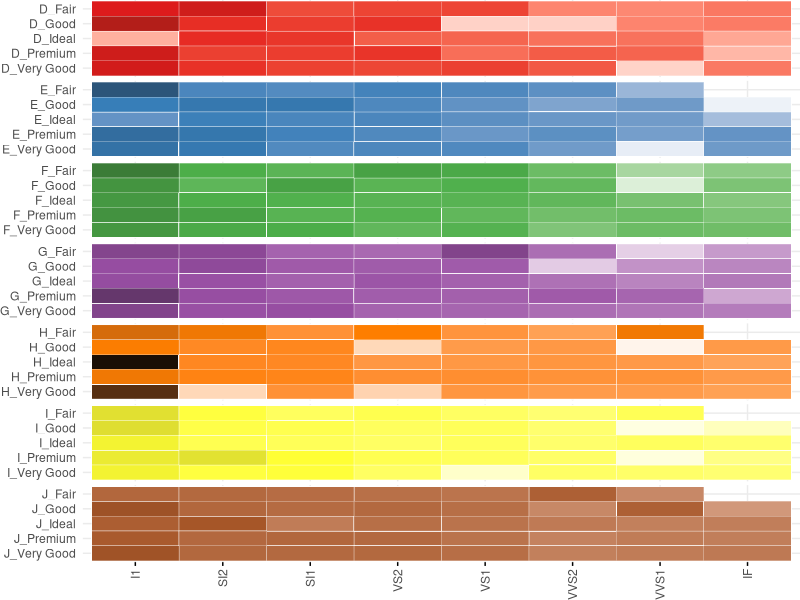
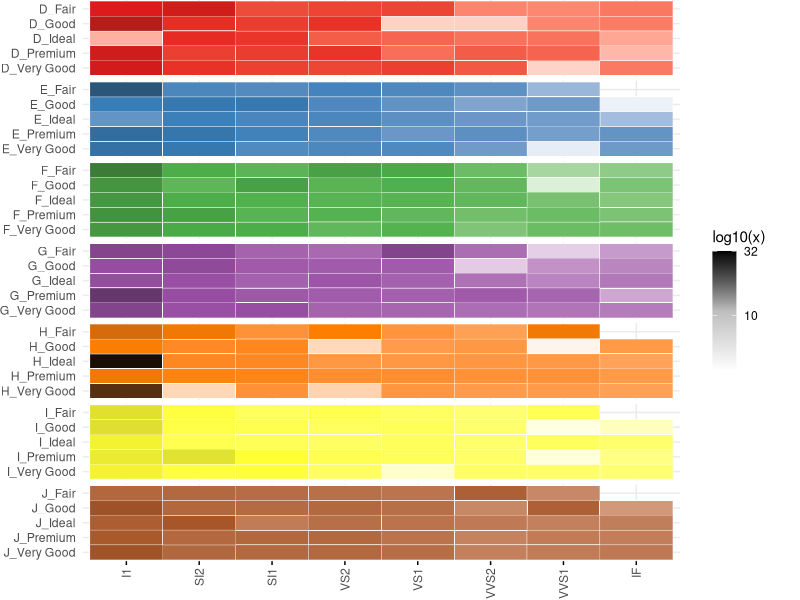
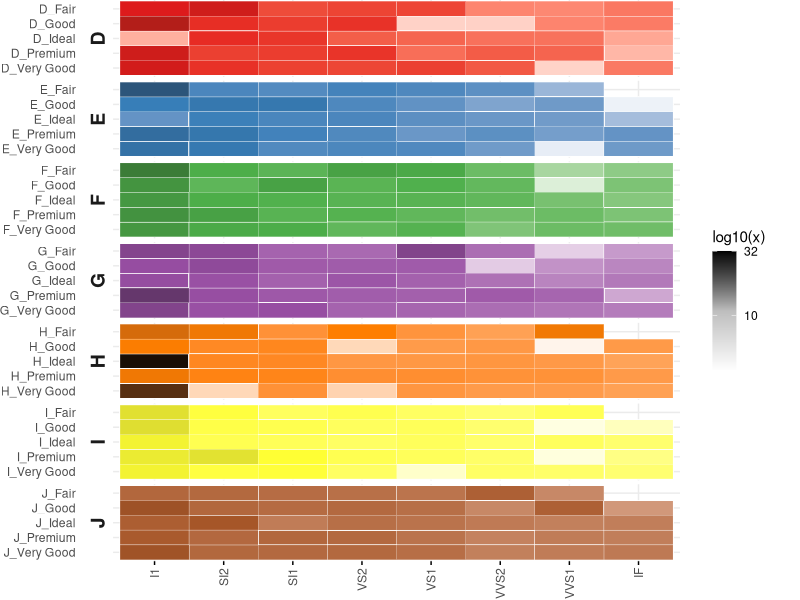
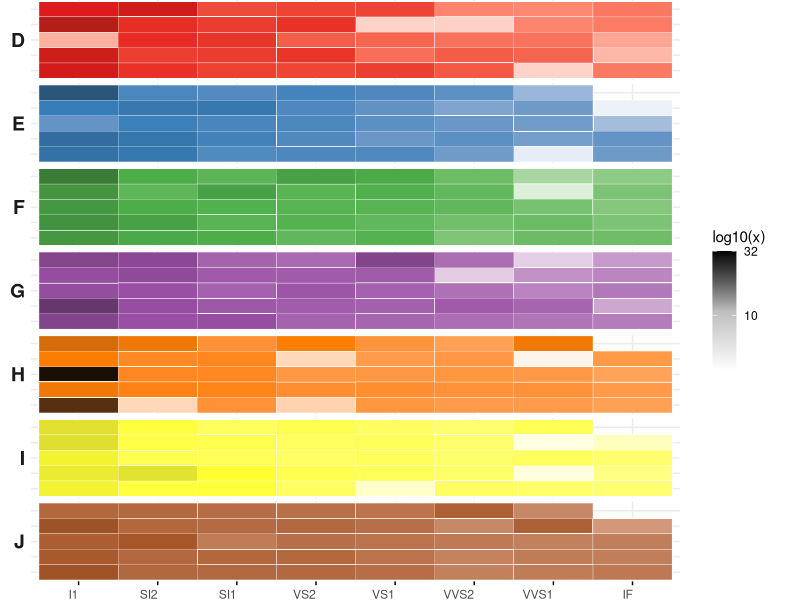

Here is the R script that generated these plots, in order:
library(ggplot2)
library(RColorBrewer)
library(dplyr)
library(patchwork)
library(cowplot)  # For legend extraction

# Prepare data
di <- diamonds
di$colr <- di$color
di$sample <- paste0(di$color, "_", di$cut)
di %>% distinct(colr, sample) %>% arrange(colr, sample)

# Define the Set1 color palette for D-J colors
unique_colors <- sort(unique(di$colr))  # D to J
palette_colors <- brewer.pal(n = length(unique_colors), name = "Set1")
names(palette_colors) <- unique_colors

# Filter out zero values for log10 transformation
positive_x <- di %>% filter(x > 0)  # Only include positive values of x

# Compute the adjusted minimum and maximum for the log10 scale
min_log_x <- min(log10(positive_x$x))  # Min of log10(x) for positive x
max_log_x <- max(log10(di$x))  # Max log10(x)

# Function to create each individual plot
make_facet_plot <- function(color_label, color_hex, show_x_axis = FALSE) {
  subset_di <- di %>% filter(colr == color_label)
  
  ggplot(data = subset_di, aes(clarity, sample, fill = log10(x))) +
    geom_tile(colour = "white") +
    scale_fill_gradientn(
      colors = c("white", color_hex, "black"),
      name = "log10(x)",
      na.value = "grey50"
    ) +
    theme_minimal() +
    theme(
      axis.title = element_blank(),
      legend.position = "none",  # No legend in individual subplots
      panel.spacing = unit(0.02, "lines"),
      plot.margin = margin(0, 0, 0, 0),  # No extra margin around plots
      axis.text.x = if (show_x_axis) {
        element_text(angle = 90, vjust = 0.5, hjust = 1)
      } else {
        element_blank()
      },
      axis.ticks.x = if (show_x_axis) element_line() else element_blank()
    ) +
    scale_y_discrete(limits = rev)
}

# Create all plots, enabling x-axis only on the last (J)
plot_list <- lapply(unique_colors, function(col) {
  make_facet_plot(col, palette_colors[col], show_x_axis = col == "J")
})

# Combine using patchwork with equal height for each subplot
combined_plot <- wrap_plots(plotlist = plot_list, ncol = 1) &
  theme(plot.margin = margin(0, 0, 0, 0))  # Ensure no extra margin globally
print(combined_plot)

# Create a dummy plot to extract the legend (with the same fill gradient)
dummy_plot <- ggplot(data = di, aes(clarity, sample, fill = log10(x))) +
  geom_tile(colour = "white") +
  scale_fill_gradientn(
    colors = c("white", "grey", "black"),
    limits = c(min_log_x, 1.5),  # Use the adjusted limits for the color scale
    breaks = c(0, 0.5, 1, 1.5),  # Log scale breaks at log10(1) = 0, log10(3) = 0.5, log10(10) = 1, log10(32) = 1.5
    labels = c("1", "3", "10", "32"),  # Actual values corresponding to the breaks
    name = "log10(x)",
    na.value = "grey50"
  ) +
  theme_minimal() +
  theme(
    axis.title = element_blank(),
    axis.text = element_blank(),
    axis.ticks = element_blank(),
    plot.margin = margin(0, 0, 0, 0)
  )

# Extract the legend from the dummy plot
legend <- cowplot::get_legend(dummy_plot)

# Combine the individual plots with the legend
final_plot <- plot_grid(combined_plot, legend, ncol = 2, rel_widths = c(0.85, 0.15))  # Adjust width ratio

# Display final plot
final_plot

#______
library(ggplot2)
library(RColorBrewer)
library(dplyr)
library(patchwork)
library(cowplot)

# Prepare data
di <- diamonds
di$colr <- di$color
di$sample <- paste0(di$color, "_", di$cut)

# Define the Set1 color palette for D-J colors
unique_colors <- sort(unique(di$colr))  # D to J
palette_colors <- brewer.pal(n = length(unique_colors), name = "Set1")
names(palette_colors) <- unique_colors

# Filter out zero values for log10 transformation
positive_x <- di %>% filter(x > 0)  # Only include positive values of x

# Compute the adjusted minimum and maximum for the log10 scale
min_log_x <- min(log10(positive_x$x))  # Min of log10(x) for positive x
max_log_x <- max(log10(di$x))  # Max log10(x)

# Function to create each individual plot
make_facet_plot <- function(color_label, color_hex, show_x_axis = FALSE) {
  subset_di <- di %>% filter(colr == color_label)
  
  ggplot(data = subset_di, aes(clarity, sample, fill = log10(x))) +
    geom_tile(colour = "white") +
    scale_fill_gradientn(
      colors = c("white", color_hex, "black"),
      name = "log10(x)",
      na.value = "grey50"
    ) +
    theme_minimal() +
    theme(
      axis.title = element_blank(),
      legend.position = "none",  # No legend in individual subplots
      panel.spacing = unit(0.02, "lines"),
      plot.margin = margin(0, 0, 0, 0),  # No extra margin around plots
      axis.text.x = if (show_x_axis) {
        element_text(angle = 90, vjust = 0.5, hjust = 1)
      } else {
        element_blank()
      },
      axis.ticks.x = if (show_x_axis) element_line() else element_blank(),
      strip.text = element_text(size = 14, face = "bold")  # Customize the strip labels (D, E, F, etc.)
    ) +
    scale_y_discrete(limits = rev) +
    facet_wrap(~colr, scales = "free_y", ncol = 1, strip.position = "left")  # Use facet_wrap with customized strip text
}

# Create all plots, enabling x-axis only on the last (J)
plot_list <- lapply(unique_colors, function(col) {
  make_facet_plot(col, palette_colors[col], show_x_axis = col == "J")
})

# Combine using patchwork with equal height for each subplot
combined_plot <- wrap_plots(plotlist = plot_list, ncol = 1) &
  theme(plot.margin = margin(0, 0, 0, 0))  # Ensure no extra margin globally

# Create a dummy plot to extract the legend (with the same fill gradient)
dummy_plot <- ggplot(data = di, aes(clarity, sample, fill = log10(x))) +
  geom_tile(colour = "white") +
  scale_fill_gradientn(
    colors = c("white", "grey", "black"),
    limits = c(min_log_x, 1.5),  # Use the adjusted limits for the color scale
    breaks = c(0, 0.5, 1, 1.5),  # Log scale breaks at log10(1) = 0, log10(3) = 0.5, log10(10) = 1, log10(32) = 1.5
    labels = c("1", "3", "10", "32"),  # Actual values corresponding to the breaks
    name = "log10(x)",
    na.value = "grey50"
  ) +
  theme_minimal() +
  theme(
    axis.title = element_blank(),
    axis.text = element_blank(),
    axis.ticks = element_blank(),
    plot.margin = margin(0, 0, 0, 0)
  )

# Extract the legend from the dummy plot
legend <- cowplot::get_legend(dummy_plot)

# Combine the individual plots with the legend
final_plot <- plot_grid(combined_plot, legend, ncol = 2, rel_widths = c(0.85, 0.15))  # Adjust width ratio

# Display final plot
final_plot
#_____

library(ggplot2)
library(RColorBrewer)
library(dplyr)
library(patchwork)
library(cowplot)

# Prepare data
di <- diamonds
di$colr <- di$color
di$sample <- paste0(di$color, "_", di$cut)

# Define the Set1 color palette for D-J colors
unique_colors <- sort(unique(di$colr))  # D to J
palette_colors <- brewer.pal(n = length(unique_colors), name = "Set1")
names(palette_colors) <- unique_colors

# Filter out zero values for log10 transformation
positive_x <- di %>% filter(x > 0)  # Only include positive values of x

# Compute the adjusted minimum and maximum for the log10 scale
min_log_x <- min(log10(positive_x$x))  # Min of log10(x) for positive x
max_log_x <- max(log10(di$x))  # Max log10(x)

# Function to create each individual plot
make_facet_plot <- function(color_label, color_hex, show_x_axis = FALSE) {
  subset_di <- di %>% filter(colr == color_label)
  
  ggplot(data = subset_di, aes(clarity, sample, fill = log10(x))) +
    geom_tile(colour = "white") +
    scale_fill_gradientn(
      colors = c("white", color_hex, "black"),
      name = "log10(x)",
      na.value = "grey50"
    ) +
    theme_minimal() +
    theme(
      axis.title = element_blank(),
      legend.position = "none",  # No legend in individual subplots
      panel.spacing = unit(0.02, "lines"),
      plot.margin = margin(0, 0, 0, 0),  # No extra margin around plots
      axis.text.x = if (show_x_axis) {
        element_text(angle = 0, vjust = 0.5, hjust = 1)  # Rotate x-axis labels by 90 degrees
      } else {
        element_blank()
      },
      axis.ticks.x = if (show_x_axis) element_line() else element_blank(),
      axis.text.y = element_blank(),  # Remove the y-axis text (sample labels)
      axis.ticks.y = element_blank(),  # Optional: Remove the y-axis ticks
      strip.text.y.left = element_text(size = 14, face = "bold", angle = 0, vjust = 0.5),  # Rotate the facet labels for y-axis
      strip.text.x = element_text(size = 14, face = "bold", angle = 90, vjust = 0.5)  # Optionally rotate facet labels on x-axis (for clarity)
    ) +
    scale_y_discrete(limits = rev) +
    facet_wrap(~colr, scales = "free_y", ncol = 1, strip.position = "left")  # Use facet_wrap with customized strip text
}

# Create all plots, enabling x-axis only on the last (J)
plot_list <- lapply(unique_colors, function(col) {
  make_facet_plot(col, palette_colors[col], show_x_axis = col == "J")
})

# Combine using patchwork with equal height for each subplot
combined_plot <- wrap_plots(plotlist = plot_list, ncol = 1) &
  theme(plot.margin = margin(0, 0, 0, 0))  # Ensure no extra margin globally

# Create a dummy plot to extract the legend (with the same fill gradient)
dummy_plot <- ggplot(data = di, aes(clarity, sample, fill = log10(x))) +
  geom_tile(colour = "white") +
  scale_fill_gradientn(
    colors = c("white", "grey", "black"),
    limits = c(min_log_x, 1.5),  # Use the adjusted limits for the color scale
    breaks = c(0, 0.5, 1, 1.5),  # Log scale breaks at log10(1) = 0, log10(3) = 0.5, log10(10) = 1, log10(32) = 1.5
    labels = c("1", "3", "10", "32"),  # Actual values corresponding to the breaks
    name = "log10(x)",
    na.value = "grey50"
  ) +
  theme_minimal() +
  theme(
    axis.title = element_blank(),
    axis.text = element_blank(),
    axis.ticks = element_blank(),
    plot.margin = margin(0, 0, 0, 0)
  )

# Extract the legend from the dummy plot
legend <- cowplot::get_legend(dummy_plot)

# Combine the individual plots with the legend
final_plot <- plot_grid(combined_plot, legend, ncol = 2, rel_widths = c(0.85, 0.15))  # Adjust width ratio

# Display final plot
final_plot
